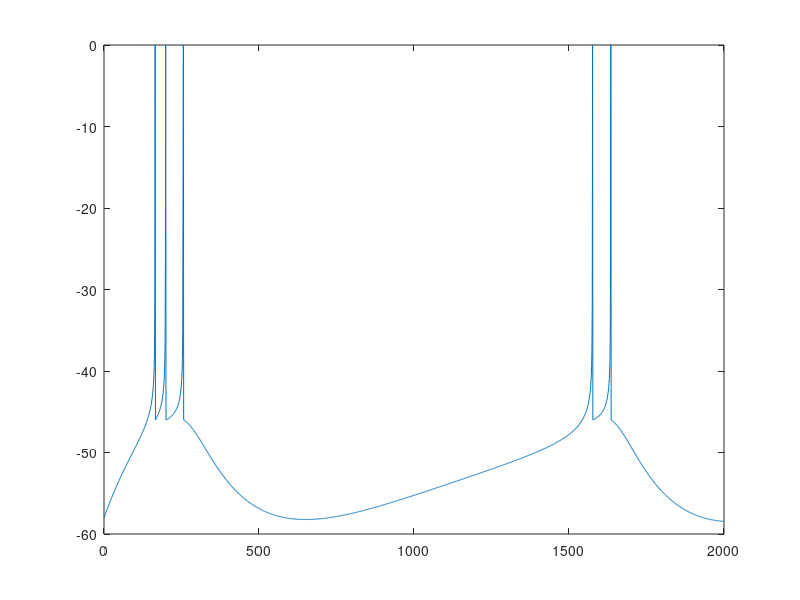
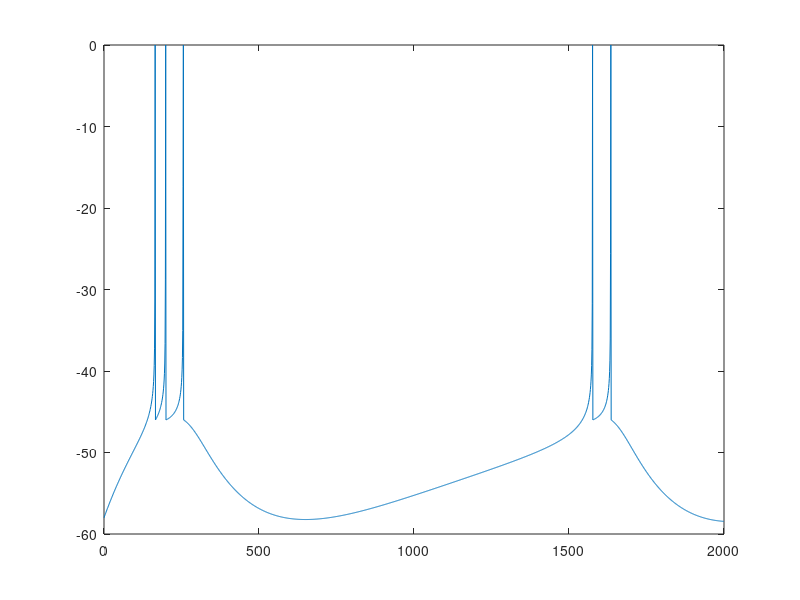
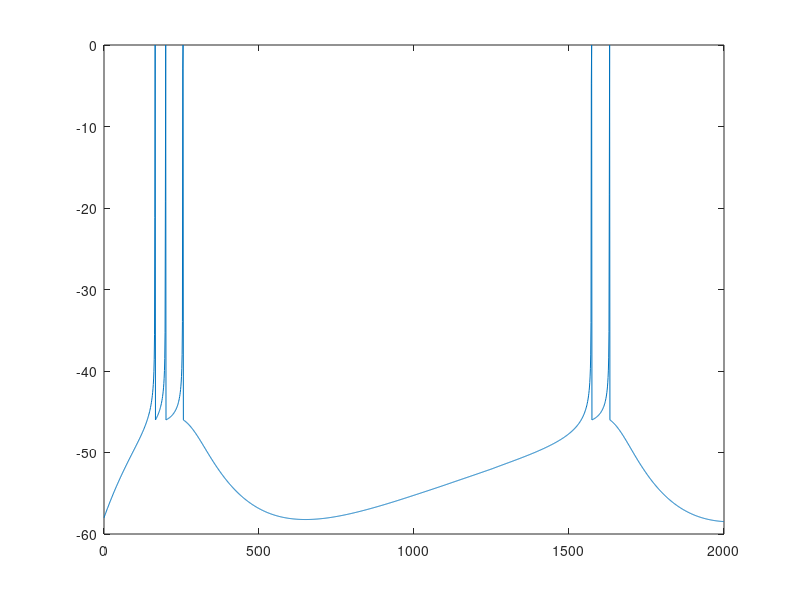
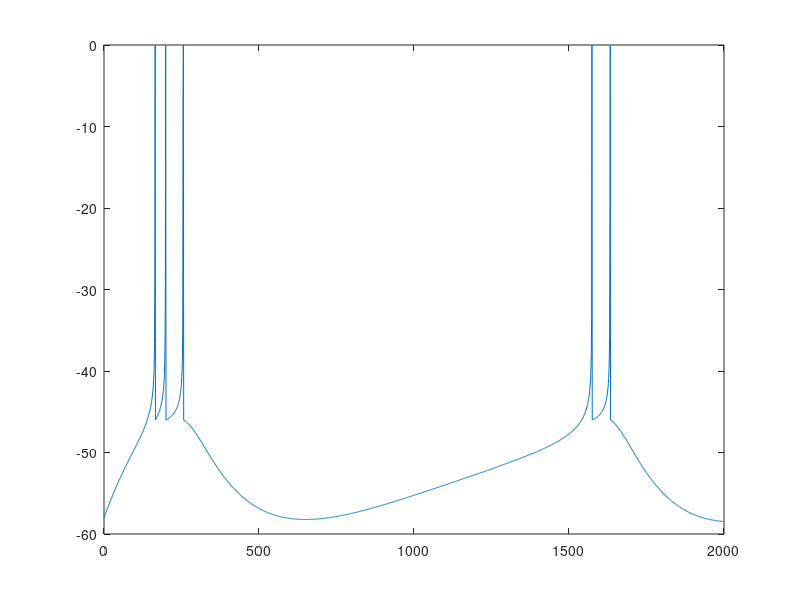

Source code (MATLAB) for these figures, in order:
close all
clear
% float
neuron_spiking_out_regular_bursting_float = importdata('neuron_spiking_out_regular_bursting_float.txt');
figure
plot(neuron_spiking_out_regular_bursting_float(:,1),neuron_spiking_out_regular_bursting_float(:,2));
v_regular_bursting_float = find(neuron_spiking_out_regular_bursting_float(:,4));

max_regular_bursting = max(neuron_spiking_out_regular_bursting_float(:,2));
min_regular_bursting = min(neuron_spiking_out_regular_bursting_float(:,2));
[m,n] = size(neuron_spiking_out_regular_bursting_float(:,2));

% fixed exp
neuron_spiking_out_regular_bursting_fixed_exp = importdata('neuron_spiking_out_regular_bursting_fixed_exp.txt');
figure
plot(neuron_spiking_out_regular_bursting_fixed_exp(:,1),neuron_spiking_out_regular_bursting_fixed_exp(:,2));
v_regular_bursting_fixed_exp = find(neuron_spiking_out_regular_bursting_fixed_exp(:,4));

nrmsd_regular_bursting_fixed_exp = 0;
for i=2:length(v_regular_bursting_float)-1
    pos_range_regular_bursting_fixed_exp = round((v_regular_bursting_float(i+1)-v_regular_bursting_float(i))/2);
    neg_range_regular_bursting_fixed_exp = round((v_regular_bursting_float(i)-v_regular_bursting_float(i-1))/2);
    diff_regular_bursting_fixed_exp = neuron_spiking_out_regular_bursting_fixed_exp(v_regular_bursting_fixed_exp(i)-neg_range_regular_bursting_fixed_exp:v_regular_bursting_fixed_exp(i)+pos_range_regular_bursting_fixed_exp,2)-neuron_spiking_out_regular_bursting_float(v_regular_bursting_float(i)-neg_range_regular_bursting_fixed_exp:v_regular_bursting_float(i)+pos_range_regular_bursting_fixed_exp,2);
    square_diff_regular_bursting_fixed_exp = diff_regular_bursting_fixed_exp.^2;
    sum_square_diff_regular_bursting_fixed_exp = sum(square_diff_regular_bursting_fixed_exp);
    sqrt_sum_square_diff_regular_bursting_fixed_exp = sqrt(sum_square_diff_regular_bursting_fixed_exp/(pos_range_regular_bursting_fixed_exp+neg_range_regular_bursting_fixed_exp+1));
    nrmsd_regular_bursting_fixed_exp = nrmsd_regular_bursting_fixed_exp + sqrt_sum_square_diff_regular_bursting_fixed_exp/(max_regular_bursting-min_regular_bursting);
end
nrmsd_regular_bursting_fixed_exp = nrmsd_regular_bursting_fixed_exp/(length(v_regular_bursting_float)-2)

terr_regular_bursting_fixed_exp = 0;
for i=1:length(v_regular_bursting_float)-1
    terr_regular_bursting_fixed_exp = terr_regular_bursting_fixed_exp + abs(((v_regular_bursting_float(i+1)-v_regular_bursting_float(i)) - (v_regular_bursting_fixed_exp(i+1)-v_regular_bursting_fixed_exp(i)))/(v_regular_bursting_float(i+1)-v_regular_bursting_float(i)));
end
terr_regular_bursting_fixed_exp = terr_regular_bursting_fixed_exp/(length(v_regular_bursting_float)-1)


% % % % % % % % % % % % % % % % % % % % % % % % % % % % % % % % % % % % % % % % % % % 
% // Circuit = mul32x32_061
% // Area   (45) = 1150
% // Delay  (45) = 1.750
% // Power  (45) = 0.69
% // MAE = 10647482012080490.0
% // MRE = 19.69 %
% // WCE LIMIT = 922337203685477580800
% // WCE LIMIT % = 0.5 %
% // EP = 100.0 %
neuron_spiking_out_regular_bursting_appr_mul_061 = importdata('neuron_spiking_out_regular_bursting_appr_mul_061.txt');
figure
plot(neuron_spiking_out_regular_bursting_appr_mul_061(:,1),neuron_spiking_out_regular_bursting_appr_mul_061(:,2));
v_regular_bursting_appr_mul_061 = find(neuron_spiking_out_regular_bursting_appr_mul_061(:,4));

nrmsd_regular_bursting_appr_mul_061 = 0;
for i=2:length(v_regular_bursting_float)-1
    pos_range_regular_bursting_appr_mul_061 = round((v_regular_bursting_float(i+1)-v_regular_bursting_float(i))/2);
    neg_range_regular_bursting_appr_mul_061 = round((v_regular_bursting_float(i)-v_regular_bursting_float(i-1))/2);
    diff_regular_bursting_appr_mul_061 = neuron_spiking_out_regular_bursting_appr_mul_061(v_regular_bursting_appr_mul_061(i)-neg_range_regular_bursting_appr_mul_061:v_regular_bursting_appr_mul_061(i)+pos_range_regular_bursting_appr_mul_061,2)-neuron_spiking_out_regular_bursting_float(v_regular_bursting_float(i)-neg_range_regular_bursting_appr_mul_061:v_regular_bursting_float(i)+pos_range_regular_bursting_appr_mul_061,2);
    square_diff_regular_bursting_appr_mul_061 = diff_regular_bursting_appr_mul_061.^2;
    sum_square_diff_regular_bursting_appr_mul_061 = sum(square_diff_regular_bursting_appr_mul_061);
    sqrt_sum_square_diff_regular_bursting_appr_mul_061 = sqrt(sum_square_diff_regular_bursting_appr_mul_061/(pos_range_regular_bursting_appr_mul_061+neg_range_regular_bursting_appr_mul_061+1));
    nrmsd_regular_bursting_appr_mul_061 = nrmsd_regular_bursting_appr_mul_061 + sqrt_sum_square_diff_regular_bursting_appr_mul_061/(max_regular_bursting-min_regular_bursting);
end
nrmsd_regular_bursting_appr_mul_061 = nrmsd_regular_bursting_appr_mul_061/(length(v_regular_bursting_float)-2)

terr_regular_bursting_appr_mul_061 = 0;
for i=1:length(v_regular_bursting_float)-1
    terr_regular_bursting_appr_mul_061 = terr_regular_bursting_appr_mul_061 + abs(((v_regular_bursting_float(i+1)-v_regular_bursting_float(i)) - (v_regular_bursting_appr_mul_061(i+1)-v_regular_bursting_appr_mul_061(i)))/(v_regular_bursting_float(i+1)-v_regular_bursting_float(i)));
end
terr_regular_bursting_appr_mul_061 = terr_regular_bursting_appr_mul_061/(length(v_regular_bursting_float)-1)

% % % % % % % % % % % % % % % % % % % % % % % % % % % % % % % % % % % % % % % % % % % 
% // Circuit = mul32x32_049
% // Area   (45) = 2134
% // Delay  (45) = 2.200
% // Power  (45) = 1.39
% // MAE = 1208466017512107.8
% // MRE = 3.62 %
% // WCE LIMIT = 92233720368547758080
% // WCE LIMIT % = 0.05 %
% // EP = 100.0 %
neuron_spiking_out_regular_bursting_appr_mul_049 = importdata('neuron_spiking_out_regular_bursting_appr_mul_049.txt');
figure
plot(neuron_spiking_out_regular_bursting_appr_mul_049(:,1),neuron_spiking_out_regular_bursting_appr_mul_049(:,2));
v_regular_bursting_appr_mul_049 = find(neuron_spiking_out_regular_bursting_appr_mul_049(:,4));

nrmsd_regular_bursting_appr_mul_049 = 0;
for i=2:length(v_regular_bursting_float)-1
    pos_range_regular_bursting_appr_mul_049 = round((v_regular_bursting_float(i+1)-v_regular_bursting_float(i))/2);
    neg_range_regular_bursting_appr_mul_049 = round((v_regular_bursting_float(i)-v_regular_bursting_float(i-1))/2);
    diff_regular_bursting_appr_mul_049 = neuron_spiking_out_regular_bursting_appr_mul_049(v_regular_bursting_appr_mul_049(i)-neg_range_regular_bursting_appr_mul_049:v_regular_bursting_appr_mul_049(i)+pos_range_regular_bursting_appr_mul_049,2)-neuron_spiking_out_regular_bursting_float(v_regular_bursting_float(i)-neg_range_regular_bursting_appr_mul_049:v_regular_bursting_float(i)+pos_range_regular_bursting_appr_mul_049,2);
    square_diff_regular_bursting_appr_mul_049 = diff_regular_bursting_appr_mul_049.^2;
    sum_square_diff_regular_bursting_appr_mul_049 = sum(square_diff_regular_bursting_appr_mul_049);
    sqrt_sum_square_diff_regular_bursting_appr_mul_049 = sqrt(sum_square_diff_regular_bursting_appr_mul_049/(pos_range_regular_bursting_appr_mul_049+neg_range_regular_bursting_appr_mul_049+1));
    nrmsd_regular_bursting_appr_mul_049 = nrmsd_regular_bursting_appr_mul_049 + sqrt_sum_square_diff_regular_bursting_appr_mul_049/(max_regular_bursting-min_regular_bursting);
end
nrmsd_regular_bursting_appr_mul_049 = nrmsd_regular_bursting_appr_mul_049/(length(v_regular_bursting_float)-2)

terr_regular_bursting_appr_mul_049 = 0;
for i=1:length(v_regular_bursting_float)-1
    terr_regular_bursting_appr_mul_049 = terr_regular_bursting_appr_mul_049 + abs(((v_regular_bursting_float(i+1)-v_regular_bursting_float(i)) - (v_regular_bursting_appr_mul_049(i+1)-v_regular_bursting_appr_mul_049(i)))/(v_regular_bursting_float(i+1)-v_regular_bursting_float(i)));
end
terr_regular_bursting_appr_mul_049 = terr_regular_bursting_appr_mul_049/(length(v_regular_bursting_float)-1)

% % % % % % % % % % % % % % % % % % % % % % % % % % % % % % % % % % % % % % % % % % % 
% // Library = EvoApprox 16x16
% // Circuit = mul32x32_034
% // Area   (45) = 3129
% // Delay  (45) = 2.630
% // Power  (45) = 2.34
% // MAE = 149059810610824.8
% // MRE = 0.26 %
% // WCE LIMIT = 9223372036854775808
% // WCE LIMIT % = 0.005 %
% // EP = 100.0 %
neuron_spiking_out_regular_bursting_appr_mul_034 = importdata('neuron_spiking_out_regular_bursting_appr_mul_034.txt');
figure
plot(neuron_spiking_out_regular_bursting_appr_mul_034(:,1),neuron_spiking_out_regular_bursting_appr_mul_034(:,2));
v_regular_bursting_appr_mul_034 = find(neuron_spiking_out_regular_bursting_appr_mul_034(:,4));

nrmsd_regular_bursting_appr_mul_034 = 0;
for i=2:length(v_regular_bursting_float)-1
    pos_range_regular_bursting_appr_mul_034 = round((v_regular_bursting_float(i+1)-v_regular_bursting_float(i))/2);
    neg_range_regular_bursting_appr_mul_034 = round((v_regular_bursting_float(i)-v_regular_bursting_float(i-1))/2);
    diff_regular_bursting_appr_mul_034 = neuron_spiking_out_regular_bursting_appr_mul_034(v_regular_bursting_appr_mul_034(i)-neg_range_regular_bursting_appr_mul_034:v_regular_bursting_appr_mul_034(i)+pos_range_regular_bursting_appr_mul_034,2)-neuron_spiking_out_regular_bursting_float(v_regular_bursting_float(i)-neg_range_regular_bursting_appr_mul_034:v_regular_bursting_float(i)+pos_range_regular_bursting_appr_mul_034,2);
    square_diff_regular_bursting_appr_mul_034 = diff_regular_bursting_appr_mul_034.^2;
    sum_square_diff_regular_bursting_appr_mul_034 = sum(square_diff_regular_bursting_appr_mul_034);
    sqrt_sum_square_diff_regular_bursting_appr_mul_034 = sqrt(sum_square_diff_regular_bursting_appr_mul_034/(pos_range_regular_bursting_appr_mul_034+neg_range_regular_bursting_appr_mul_034+1));
    nrmsd_regular_bursting_appr_mul_034 = nrmsd_regular_bursting_appr_mul_034 + sqrt_sum_square_diff_regular_bursting_appr_mul_034/(max_regular_bursting-min_regular_bursting);
end
nrmsd_regular_bursting_appr_mul_034 = nrmsd_regular_bursting_appr_mul_034/(length(v_regular_bursting_float)-2)

terr_regular_bursting_appr_mul_034 = 0;
for i=1:length(v_regular_bursting_float)-1
    terr_regular_bursting_appr_mul_034 = terr_regular_bursting_appr_mul_034 + abs(((v_regular_bursting_float(i+1)-v_regular_bursting_float(i)) - (v_regular_bursting_appr_mul_034(i+1)-v_regular_bursting_appr_mul_034(i)))/(v_regular_bursting_float(i+1)-v_regular_bursting_float(i)));
end
terr_regular_bursting_appr_mul_034 = terr_regular_bursting_appr_mul_034/(length(v_regular_bursting_float)-1)

% % % % % % % % % % % % % % % % % % % % % % % % % % % % % % % % % % % % % % % % % % % 
neuron_spiking_out_regular_bursting_precise_mul = importdata('neuron_spiking_out_regular_bursting_precise_mul.txt');
figure
plot(neuron_spiking_out_regular_bursting_precise_mul(:,1),neuron_spiking_out_regular_bursting_precise_mul(:,2));
v_regular_bursting_precise_mul = find(neuron_spiking_out_regular_bursting_precise_mul(:,4));

nrmsd_regular_bursting_precise_mul = 0;
for i=2:length(v_regular_bursting_float)-1
    pos_range_regular_bursting_precise_mul = round((v_regular_bursting_float(i+1)-v_regular_bursting_float(i))/2);
    neg_range_regular_bursting_precise_mul = round((v_regular_bursting_float(i)-v_regular_bursting_float(i-1))/2);
    diff_regular_bursting_precise_mul = neuron_spiking_out_regular_bursting_precise_mul(v_regular_bursting_precise_mul(i)-neg_range_regular_bursting_precise_mul:v_regular_bursting_precise_mul(i)+pos_range_regular_bursting_precise_mul,2)-neuron_spiking_out_regular_bursting_float(v_regular_bursting_float(i)-neg_range_regular_bursting_precise_mul:v_regular_bursting_float(i)+pos_range_regular_bursting_precise_mul,2);
    square_diff_regular_bursting_precise_mul = diff_regular_bursting_precise_mul.^2;
    sum_square_diff_regular_bursting_precise_mul = sum(square_diff_regular_bursting_precise_mul);
    sqrt_sum_square_diff_regular_bursting_precise_mul = sqrt(sum_square_diff_regular_bursting_precise_mul/(pos_range_regular_bursting_precise_mul+neg_range_regular_bursting_precise_mul+1));
    nrmsd_regular_bursting_precise_mul = nrmsd_regular_bursting_precise_mul + sqrt_sum_square_diff_regular_bursting_precise_mul/(max_regular_bursting-min_regular_bursting);
end
nrmsd_regular_bursting_precise_mul = nrmsd_regular_bursting_precise_mul/(length(v_regular_bursting_float)-2)

terr_regular_bursting_precise_mul = 0;
for i=1:length(v_regular_bursting_float)-1
    terr_regular_bursting_precise_mul = terr_regular_bursting_precise_mul + abs(((v_regular_bursting_float(i+1)-v_regular_bursting_float(i)) - (v_regular_bursting_precise_mul(i+1)-v_regular_bursting_precise_mul(i)))/(v_regular_bursting_float(i+1)-v_regular_bursting_float(i)));
end
terr_regular_bursting_precise_mul = terr_regular_bursting_precise_mul/(length(v_regular_bursting_float)-1)
